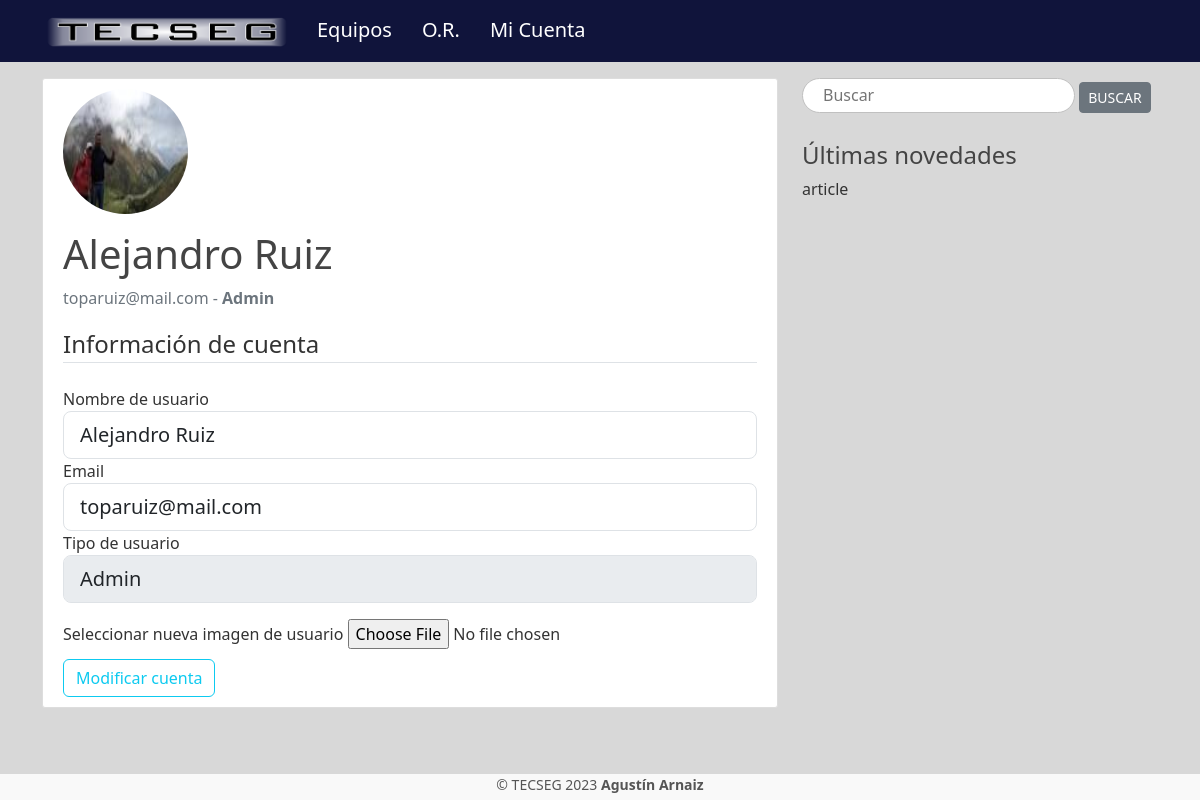
Screenshot of /account-4 (signed in) with the database file from the repository.
### tseg/models.py (models this page shows, shortened)
class User(db.Model, UserMixin):
	id = db.Column(db.Integer, primary_key=True)
	username = db.Column(db.String(30), unique=True, nullable=False)
	email = db.Column(db.String(50), unique=True, nullable=False)
	image_file = db.Column(db.String(20), nullable=False, default='default.jpg')
	password = db.Column(db.String(32), unique=True, nullable=False)
	role = db.Column(db.String(30), unique=False, nullable=False)
	role_id = db.Column(db.Integer, db.ForeignKey('role.id'), nullable=False)
	clients = db.relationship('Client', backref='author_cl', lazy=True)
	equipments = db.relationship('Equipment', backref='author_eq', lazy=True)
	orden_reparacion = db.relationship('Orden_reparacion', backref='author_or', lazy=True)
	eq_details = db.relationship('Eq_detail', backref='author_detalle', lazy=True)

### tseg/users/routes.py (the view)
@users.route("/account-<int:user_id>", methods=['GET', 'POST'])
@login_required
def account(user_id):
	user = User.query.get_or_404(user_id)
	form = UpdateAccountForm()
	if form.validate_on_submit():
		if form.picture.data:
			picture_file = save_picture(form.picture.data)
			user.image_file = picture_file
		user.username = form.username.data
		user.email = form.email.data
		user.role = form.role.data
		db.session.commit()
		flash(f"La cuenta {user.username} ha sido actualizada.", 'success')
		return redirect(url_for('users.account', user_id=user.id))
	elif request.method == 'GET':
		form.role.default = user.role
		form.process()
		form.username.data = user.username
		form.email.data = user.email
	image_file = url_for("static", filename='profile_pics/'+user.image_file)
	return render_template('account.html',
						title='Datos de cuenta', image_file=image_file, form=form, user=user)

### tseg/users/forms.py
class UpdateAccountForm(FlaskForm):
	def __init__(self):
		super(UpdateAccountForm, self).__init__()  # Llamar al constructor de la clase padre
		self.role.choices = [r.role_name for r in Role.query.all()]
	username = StringField('Nombre de usuario',
						validators=[DataRequired(), Length(min=2, max=30)], render_kw={'autofocus': True})
	email = StringField('Email', validators=[DataRequired(), Email()])
	role = SelectField('Tipo de usuario', choices=[], coerce=str, validate_choice=False) # validate_choice=F si no hay error de validacion
	picture = FileField('Seleccionar nueva imagen de usuario', validators=[FileAllowed(['jpg', 'png', 'bmp', 'gif'])])
	submit = SubmitField('Modificar cuenta')

class SearchForm(FlaskForm):
	searched = StringField('Buscar palabra', validators=[DataRequired()])
	submit = SubmitField('Buscar')

### tseg/models.py (called while the page is built)
@login_manager.user_loader
def load_user(user_id):
	return User.query.get(int(user_id))

### tseg/users/routes.py (called while the page is built)
@users.context_processor
def layout():
	form = SearchForm()
	return dict(form=form)

### tseg/templates/account.html (shortened to what this page needs)
{% extends "layout.html" %}
{% block content %}
	<div class="content-section">
	  	<div class="media">
		    <img class="rounded-circle account-img" src="{{ image_file }}">
		    <div class="media-body">
			    <h2 class="account-heading">{{ user.username }}</h2>
			    <p class="text-secondary">{{ user.email }} - <b>{{ user.role }}</b></p>
		    </div>
	  	</div>
		<form method='POST' action="" enctype="multipart/form-data">
			<fieldset class="form-group">
				<legend class="border-bottom mb-4">Información de cuenta</legend>
				<div id="username" class="form-group" autofocus>
					{{ form.username.label(class="form-control-label") }}
					{% if form.username.errors %}
						{{ form.username(class="form-control form-control-lg is-invalid") }}
						<div class="invalid-feedback">
							{% for error in form.username.errors %}
								<span>{{ error }}</span>
							{% endfor %}
						</div>
					{% else %}
						{{ form.username(class="form-control form-control-lg") }}
					{% endif %}
				</div>
				<div id="email" class="form-group">
					{{ form.email.label(class="form-control-label") }}
					{% if form.email.errors %}
						{{ form.email(class="form-control form-control-lg is-invalid") }}
						<div class="invalid-feedback">
							{% for error in form.email.errors %}
								<span>{{ error }}</span>
							{% endfor %}
						</div>
					{% else %}
						{{ form.email(class="form-control form-control-lg") }}
					{% endif %}
				</div>
				<div class="form-group">
					{{ form.role.label(class="form-control-label") }}
					{% if form.role.errors %}
						{{ form.role(class="form-control form-control-lg is-invalid") }}
						<div class="invalid-feedback">
							{% for error in form.role.errors %}
								<span>{{ error }}</span>
							{% endfor %}
						</div>
					{% else %}
						 {% if current_user.role != "Admin" %}
				            {{ form.role(class="form-control form-control-lg", disabled=True) }}
				        {% else %}
				            {{ form.role(class="form-control form-control-lg") }}
				        {% endif %}
				    {% endif %}
				</div>
				<div id="picture" class="form-group">
					{{ form.picture.label() }}
					{{ form.picture(class="form-control-file") }}
				</div>
			</fieldset>
			<div id="submit" class="form-group">
				{{ form.submit(class="btn btn-outline-info") }}
			</div>
		</form>
	</div>
{% endblock content %}

### tseg/static/style.css (style rules this page uses)
body { background: #D8D8D8; color: #333333; }
h1, h2, h3, h4, h5, h6 { color: #444444; }
.content-section { background: #ffffff; padding: 10px 20px; border: 1px solid #dddddd; border-radius: 3px; margin-bottom: 20px; }
.account-img { height: 125px; width: 125px; margin-right: 20px; margin-bottom: 16px; }
.account-heading { font-size: 2.5rem; }
.btn { margin-top: 10px; }

### rows the page displays
User: username "Alejandro Ruiz", email "toparuiz@mail.com", role "Admin"
